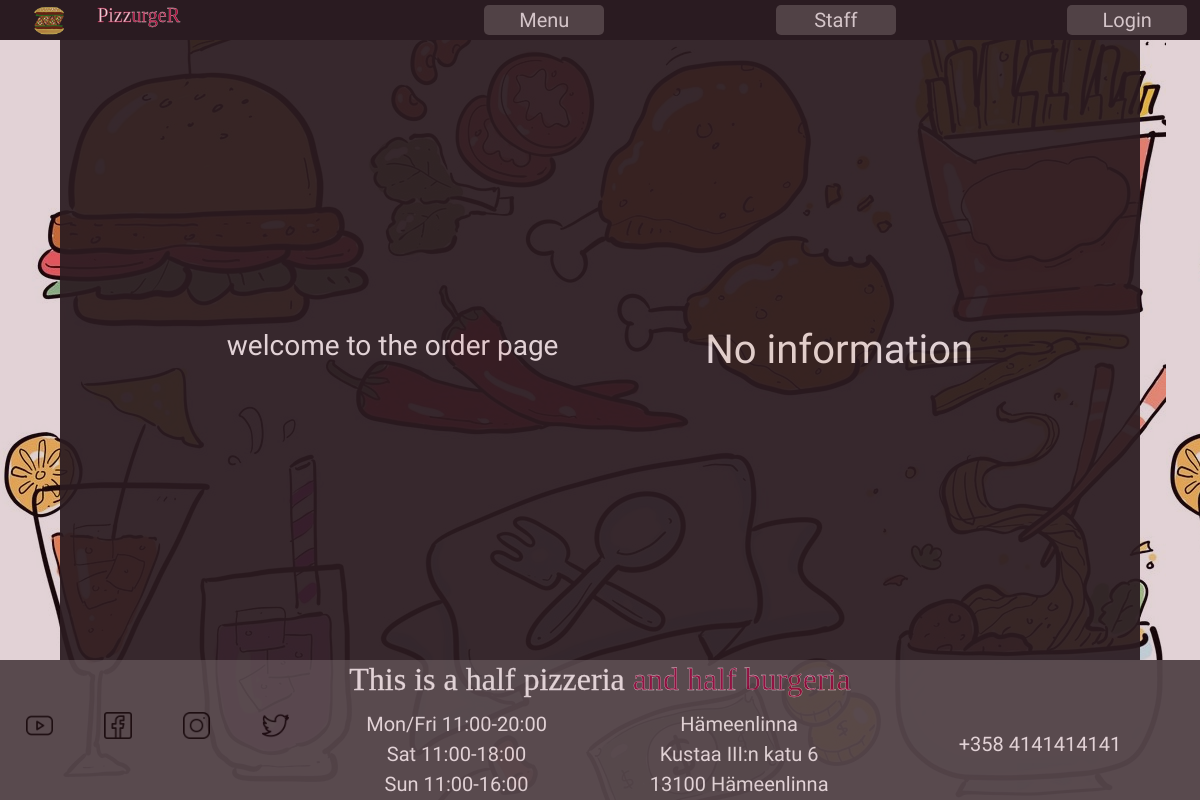
The app's page /layout/order.php, older data.
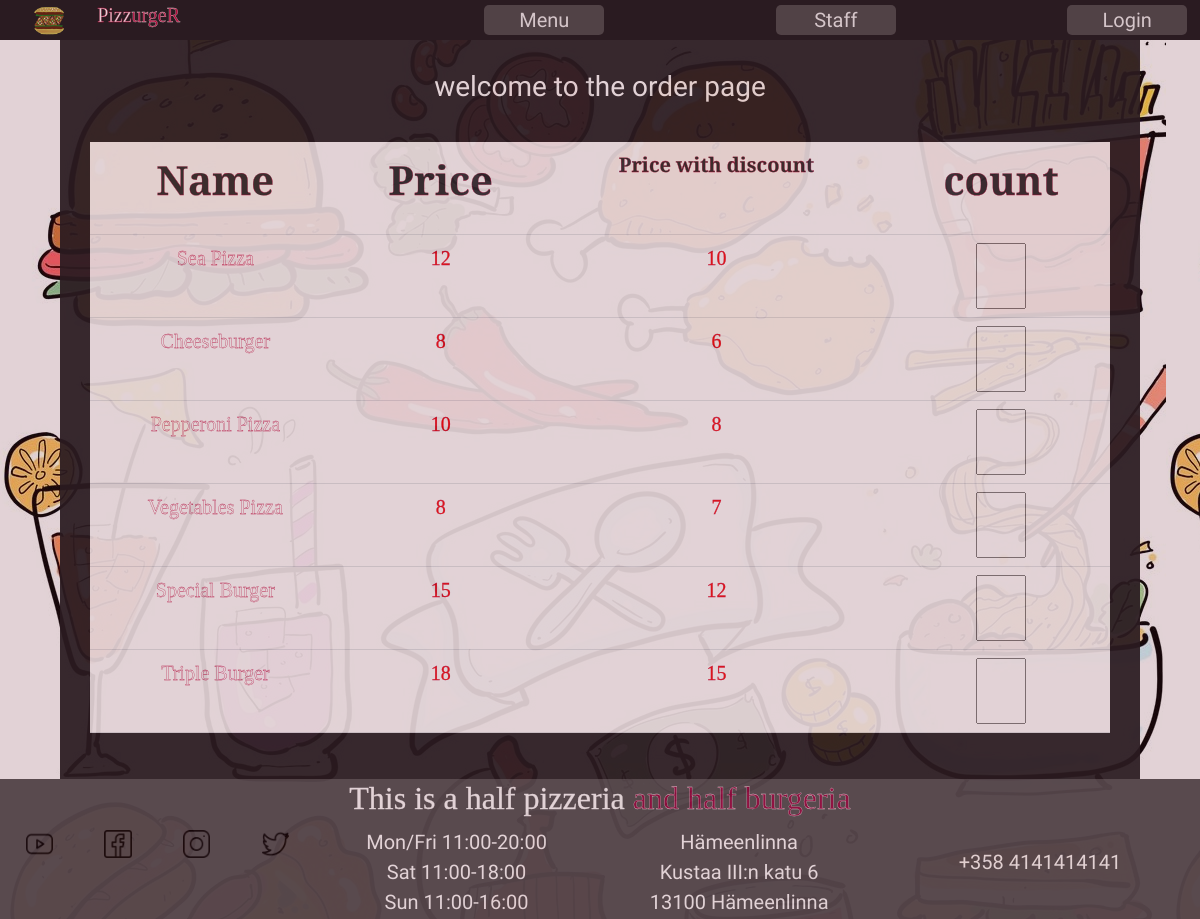
The same page, newer data.
### tables this page shows
CREATE TABLE `foods` (
  `id` int NOT NULL,
  `name` varchar(25) NOT NULL,
  `price1` int NOT NULL,
  `price_Discount` int NOT NULL
);

### layout/order.php (the view, shortened to what this page needs)
<?php include "header.php"; ?>
<h3>welcome to the order page</h3>
<?php
include 'db.php';
$sql = "SELECT * FROM foods";
$result = $connection ->query($sql);
if ($result -> num_rows > 0){
       echo
       "
       <table class='table' style= 'hight:150px'>
       <tr class='thead-dark'>
       <th><p>Name</p></th>
       <th><p>Price</p></th>
       <th><p style='font-size: 20px;'>Price with discount</p></th>
       <th><p>count</p></th>
       </tr>";
       while ($row = $result->fetch_assoc()) {
              echo
              "<tr>
              <td><p style='color:white ;font-size : 20px   '>$row[name]</p></td>
              <td><p style='color:red ; font-size : 20px '>$row[price1]</p></td>
              <td><p style = 'font-size : 20px ; color:red'> $row[price_Discount]</p></td>
              <td><input type='number' name = 'count' style='width:50px'></td>
              </tr>";}
       echo "</table>";       }
else {echo "No information";}
?>
<?php include "footer.php"; ?>

### layout/header.php (shortened to what this page needs)
<!DOCTYPE html>
<html lang="en">
<head>
    <link href="https://cdn.jsdelivr.net/npm/bootstrap@5.3.0-alpha1/dist/css/bootstrap.min.css" rel="stylesheet">
    <link rel="stylesheet" href="style.css">
    <link rel="stylesheet" href="menu.css">
    <link rel="stylesheet" href="reserve.css">
    <link rel="stylesheet" href="staff.css">
    <link rel="stylesheet" href="contact.css">
</head>
<body>
<div class="grid-container">
    <div class="header">
        <div style="flex-grow: 3; vertical-align: middle; ">
        <?php if(isset($_SESSION["firstname"]) AND isset($_SESSION["surname"])){
        echo "<a href='logout.php' class='button vcenter'>Logout</a>";
        }
            else {
                echo "<a href='login.php' class='button vcenter'>Login</a>";
            }
        ?>
        </div>
        <div style="flex-grow: 3; vertical-align: middle; ">
        </div>
        <div style="flex-grow: 3; vertical-align: middle; "><a href="staff.php" class="button vcenter">Staff</a> </div>
        <div style="flex-grow: 3; vertical-align: middle; ">
         </div>
        <div style="flex-grow: 3; vertical-align: middle; "><a href="menu.php" class="button vcenter">Menu</a> </div>
        <div style="flex-grow: 5;">
        </div>
        <div class="visible" style="flex-grow: 1;"><p>Pizz</p><p1>urgeR</p1></div>
        <div style="flex-grow: 2;"> <a href="index.php"><img style="width: 40px; padding: 5px;" class="vcenter" src="images/logo.png" alt="logo"></a></div>
    </div>
    <div class="main">

### layout/footer.php (shortened to what this page needs)
</div>
    <div class="footer">
    <div style="flex-grow: 24;">
        <h2><p2 style="color:#fff; padding: 0;" >This is a half pizzeria </p2>
    <p3 style="color: #950740; padding: 0 ;">and half burgeria</p3></h2>
    </div>
    <div style="flex-grow: 1;"><img style="width: 35%; border-radius: 0px;" src="images/youtube.jpg" alt="youtube"></div>
    <div style="flex-grow: 1;"><img style="width: 35%; border-radius: 0px;" src="images/facebook.jpg" alt="facebook"></div>
    <div style="flex-grow: 1;"><img style="width: 35%; border-radius: 0px;" src="images/instagram.jpg" alt="instagram"></div>
    <div style="flex-grow: 1;"><img style="width: 35%; border-radius: 0px;" src="images/twitter.jpg" alt="twitter"></div>
    <div style="flex-grow: 7;">Mon/Fri  11:00-20:00<br> Sat 11:00-18:00 <br> Sun 11:00-16:00</div>
    <div style="flex-grow: 7;">Hämeenlinna<br>Kustaa III:n katu 6<br>13100 Hämeenlinna</div>
    <div style="flex-grow: 8; padding: 20px;">+358 4141414141</div>
    </div>
</div>
</body>
</html>

### layout/style.css (style rules this page uses)
body { font-family: 'Ranga', cursive; font-size: 20px; vertical-align: middle; text-align: center; align-content: center; background-color: #6f2232; word-wrap: break-word; hyphens: auto; margin: 0; color: #ffff; position: relative; }
img { border-radius: 11px; width: 100%; }
p { font-family:'Inria Serif'; -webkit-text-stroke-width: 0.3px; -webkit-text-stroke-color: #C3073F; }
p1 { font-family:'Inria Serif'; color:#C3073F; -webkit-text-stroke-width: 0.3px; -webkit-text-stroke-color: #ffffff; }
h2 { font-family:'Rancho', cursive; color:#4E4E50; -webkit-text-stroke-width: 0.3px; -webkit-text-stroke-color: #ffffff; }
.vcenter { margin: 0; position: absolute; top: 50%; -ms-transform: translate(-50%, -50%); transform: translate(-50%, -50%); }
.header { grid-area: header; background-color:#1A1A1D; opacity: 100%; position: sticky; top: 0; z-index: 1; display: flex; flex-direction: row-reverse; align-items: stretch; }
.header a { text-decoration: none; color: #fff; }
.main { grid-area: main; background-color: #1A1A1D; opacity: 93%; display: flex; flex-wrap: wrap; flex-direction: row; justify-content: space-evenly; align-items: center; align-content: space-around; flex-basis: auto; column-gap: 10px; row-gap: 30px; padding: 30px; align-content: stretch; }
.footer { grid-area: footer; background-color:#4E4E50; opacity: 96%; display:flex; flex-wrap: wrap; }
.grid-container { background-image: url('images/bg.jpg'); opacity: 80%; min-height: 100vh; display: grid; }
.grid-container { grid-template-rows: 40px auto 140px; grid-template-columns: 5vw auto auto auto auto auto auto auto auto auto auto 5vw; grid-template-areas: 'header header header header header header header header header header header header' 'left main main main main main main main main main main right' 'footer footer footer footer footer footer footer footer footer footer footer footer'; }
.grid-container > div { object-fit: cover; }
.button { width: 10vw; font-family: 'Ranga', cursive; background-color: #4E4E50; color: #ffff; font-size: 100%; opacity: 93%; border-radius: 5px; }
.visible { display: flex; }

### layout/menu.css (style rules this page uses)
body { font-family: 'Ranga', cursive; font-size: 20px; vertical-align: middle; text-align: center; align-content: center; background-color: #6f2232; word-wrap: break-word; hyphens: auto; margin: 0; color: #ffff; position: relative; }
img { border-radius: 11px; width: 100%; }
p { font-family:'Inria Serif'; -webkit-text-stroke-width: 0.3px; -webkit-text-stroke-color: #C3073F; }
p1 { font-family:'Inria Serif'; color:#C3073F; -webkit-text-stroke-width: 0.3px; -webkit-text-stroke-color: #ffffff; }
h2 { font-family:'Rancho', cursive; color:#4E4E50; -webkit-text-stroke-width: 0.3px; -webkit-text-stroke-color: #ffffff; }
.vcenter { margin: 0; position: absolute; top: 50%; -ms-transform: translate(-50%, -50%); transform: translate(-50%, -50%); }
.header { grid-area: header; background-color:#1A1A1D; opacity: 100%; position: sticky; top: 0; z-index: 1; display: flex; flex-direction: row-reverse; align-items: stretch; }
.header a { text-decoration: none; color: #fff; }
.main { grid-area: main; background-color: #1A1A1D; opacity: 93%; display: flex; flex-wrap: wrap; flex-direction: row; justify-content: space-evenly; align-items: center; align-content: space-around; flex-basis: auto; column-gap: 10px; row-gap: 30px; padding: 30px; align-content: stretch; }
.footer { grid-area: footer; background-color:#4E4E50; opacity: 96%; display:flex; flex-wrap: wrap; }
.grid-container { background-image: url('images/bg.jpg'); opacity: 80%; min-height: 100vh; display: grid; }
.grid-container { grid-template-rows: 40px auto 140px; grid-template-columns: 5vw auto auto auto auto auto auto auto auto auto auto 5vw; grid-template-areas: 'header header header header header header header header header header header header' 'left main main main main main main main main main main right' 'footer footer footer footer footer footer footer footer footer footer footer footer'; }
.grid-container > div { object-fit: cover; }
.button { width: 10vw; font-family: 'Ranga', cursive; background-color: #4E4E50; color: #ffff; font-size: 100%; opacity: 93%; border-radius: 5px; }
.visible { display: flex; }
@media screen and (min-device-width: 450px) and (max-device-width: 900px) { .main { display: block; } }

### layout/contact.css (style rules this page uses)
.main { font-size: 40px; }

Row changes from the older to the newer data that the page shows:
added foods: name "Sea Pizza", price1 "12", price_Discount "10"
added foods: name "Cheeseburger", price1 "8", price_Discount "6"
added foods: name "Pepperoni Pizza", price1 "10", price_Discount "8"
added foods: name "Vegetables Pizza", price1 "8", price_Discount "7"
added foods: name "Special Burger", price1 "15", price_Discount "12"
added foods: name "Triple Burger", price1 "18", price_Discount "15"
Text that changed along with them:
text no longer shown: "No information"
text now shown: "Name Price Price with discount count"
